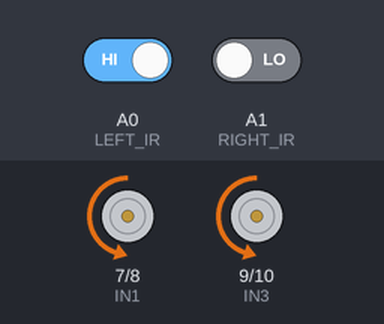
Recording of a sketch running on a simulated Arduino Uno, built with avr-gcc and run on an emulated ATmega328P. Parts: motor-driver pin pairs drawn as motors (green arrow = first pin HIGH = forward, orange = second pin HIGH = backward, longer = more drive, scaled by the enable pin). Inputs (shaded band) come from the test bench; at power-on: A0 (LEFT_IR) HIGH, A1 (RIGHT_IR) LOW.

Above: at 2.3 s.
3.3 s: A0 (LEFT_IR) driven LOW
At 4.8 s:
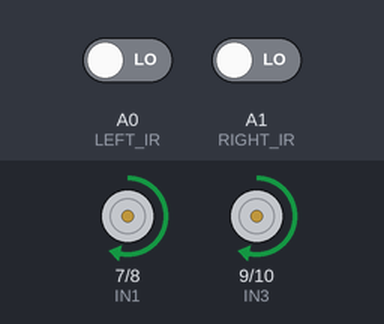
5.6 s: A1 (RIGHT_IR) driven HIGH
At 6.32 s:
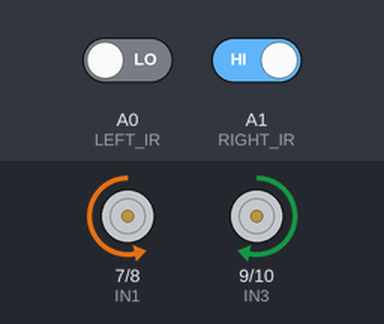
9.7 s: A1 (RIGHT_IR) driven LOW
11.3 s: A0 (LEFT_IR) driven HIGH
At 12.02 s:
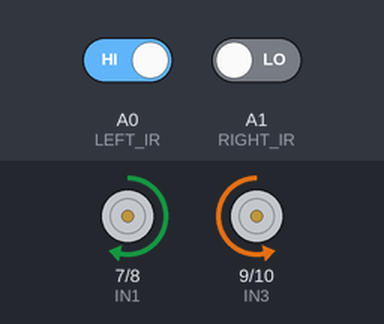
Timing chart, 0 to 15.8 s (numbered marks = the images above; inputs shaded):
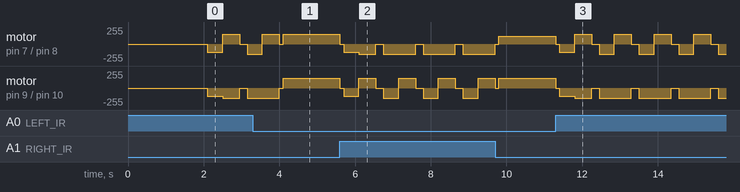

The sketch:

10_Edge_Avoiding.ino
```cpp
/*
  ============================================================
  10 - EDGE AVOIDING ROBOT (won't fall off the table)
  ============================================================
  Board  : Arduino UNO / Nano
  Parts  : 2 IR sensors at the front-left and front-right
           corners, pointing DOWN at the table (about 1 cm high).

  How it works:
    On the table the IR light reflects back  -> sensor LOW
    Past the edge there is nothing to reflect -> sensor HIGH
    When an edge is found: stop, back up, turn away, continue.

  Wiring:
    Left  IR OUT -> A0
    Right IR OUT -> A1
    L298N: ENA D5, IN1 D7, IN2 D8, IN3 D9, IN4 D10, ENB D6

  SAFETY: test slowly with your hand ready to catch the robot!
  ============================================================
*/

// ---------- Motor driver (L298N) pins ----------
#define ENA 5
#define IN1 7
#define IN2 8
#define IN3 9
#define IN4 10
#define ENB 6

#define LEFT_IR  A0
#define RIGHT_IR A1
#define NO_FLOOR HIGH     // sensor value when it sees the edge

int driveSpeed = 120;     // keep it slow for safety
int backTime   = 400;     // ms
int turnTime   = 450;     // ms

void setup() {
  pinMode(ENA, OUTPUT); pinMode(ENB, OUTPUT);
  pinMode(IN1, OUTPUT); pinMode(IN2, OUTPUT);
  pinMode(IN3, OUTPUT); pinMode(IN4, OUTPUT);
  pinMode(LEFT_IR, INPUT);
  pinMode(RIGHT_IR, INPUT);
  stopRobot();
  delay(2000);
}

void loop() {
  bool leftEdge  = (digitalRead(LEFT_IR)  == NO_FLOOR);
  bool rightEdge = (digitalRead(RIGHT_IR) == NO_FLOOR);

  if (!leftEdge && !rightEdge) {
    forward(driveSpeed);
    return;
  }

  // Edge found - react immediately
  stopRobot();
  delay(100);
  backward(driveSpeed);
  delay(backTime);

  if (leftEdge && !rightEdge) {
    turnRight(150);           // edge on left -> go right
  } else if (rightEdge && !leftEdge) {
    turnLeft(150);            // edge on right -> go left
  } else {
    turnRight(150);           // edge straight ahead -> turn around
    delay(turnTime);
  }
  delay(turnTime);
  stopRobot();
  delay(100);
}

// ================= MOTOR FUNCTIONS =================
void setMotor(int leftSpeed, int rightSpeed) {
  if (leftSpeed >= 0) { digitalWrite(IN1, HIGH); digitalWrite(IN2, LOW); }
  else                { digitalWrite(IN1, LOW);  digitalWrite(IN2, HIGH); leftSpeed = -leftSpeed; }
  if (rightSpeed >= 0) { digitalWrite(IN3, HIGH); digitalWrite(IN4, LOW); }
  else                 { digitalWrite(IN3, LOW);  digitalWrite(IN4, HIGH); rightSpeed = -rightSpeed; }
  analogWrite(ENA, constrain(leftSpeed, 0, 255));
  analogWrite(ENB, constrain(rightSpeed, 0, 255));
}
void forward(int s)   { setMotor(s, s); }
void backward(int s)  { setMotor(-s, -s); }
void turnLeft(int s)  { setMotor(-s, s); }
void turnRight(int s) { setMotor(s, -s); }
void stopRobot()      { setMotor(0, 0); }
```
